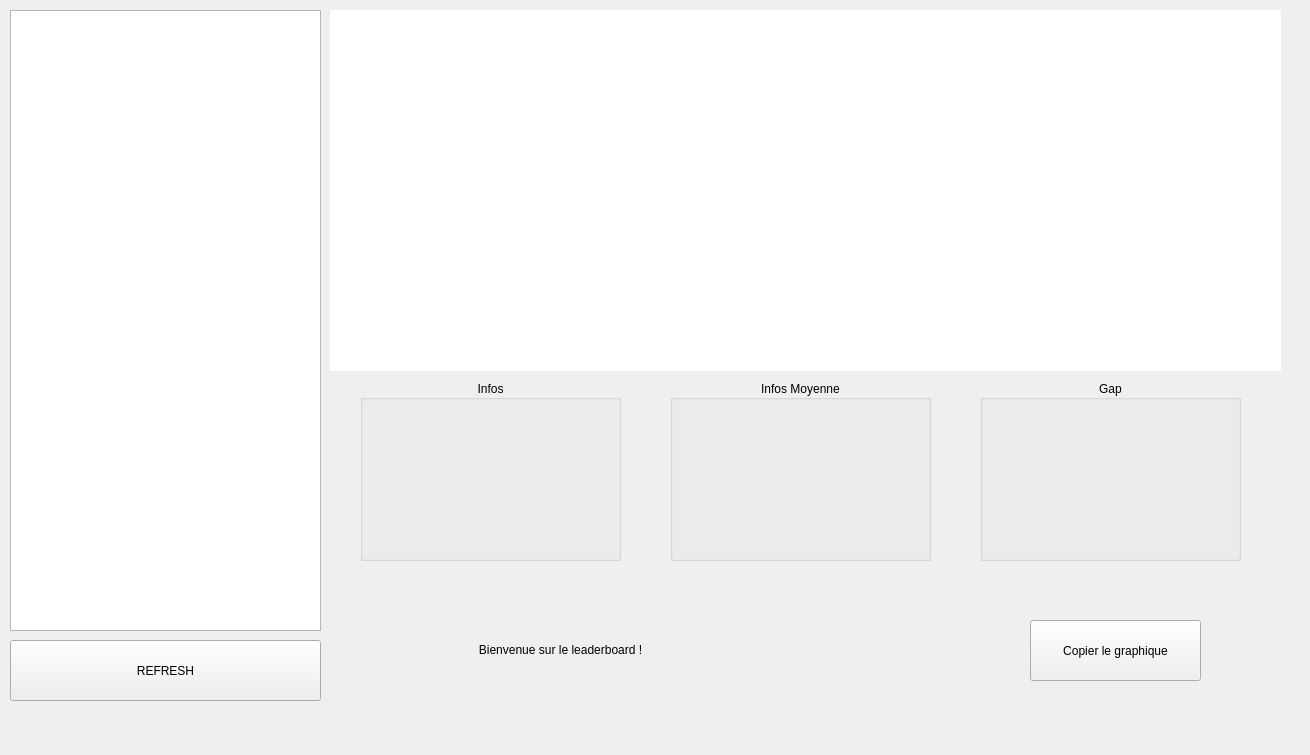
<?xml version="1.0" encoding="UTF-8"?>
<ui version="4.0">
 <class>ClassementPage</class>
 <widget class="QWidget" name="ClassementPage">
  <property name="geometry">
   <rect>
    <x>0</x>
    <y>0</y>
    <width>1310</width>
    <height>755</height>
   </rect>
  </property>
  <property name="windowTitle">
   <string>Classement</string>
  </property>
  <widget class="QGraphicsView" name="view_graph">
   <property name="geometry">
    <rect>
     <x>330</x>
     <y>10</y>
     <width>951</width>
     <height>361</height>
    </rect>
   </property>
   <property name="sizePolicy">
    <sizepolicy hsizetype="Expanding" vsizetype="Expanding">
     <horstretch>0</horstretch>
     <verstretch>0</verstretch>
    </sizepolicy>
   </property>
   <property name="autoFillBackground">
    <bool>false</bool>
   </property>
   <property name="styleSheet">
    <string notr="true">border: 0;</string>
   </property>
   <property name="frameShape">
    <enum>QFrame::NoFrame</enum>
   </property>
  </widget>
  <widget class="QGroupBox" name="group_infos">
   <property name="geometry">
    <rect>
     <x>360</x>
     <y>380</y>
     <width>261</width>
     <height>181</height>
    </rect>
   </property>
   <property name="title">
    <string>Infos</string>
   </property>
   <property name="alignment">
    <set>Qt::AlignCenter</set>
   </property>
   <layout class="QHBoxLayout" name="layout_infos">
    <property name="spacing">
     <number>10</number>
    </property>
    <property name="leftMargin">
     <number>8</number>
    </property>
    <property name="topMargin">
     <number>10</number>
    </property>
    <property name="rightMargin">
     <number>8</number>
    </property>
    <property name="bottomMargin">
     <number>8</number>
    </property>
    <item>
     <widget class="QLabel" name="label_data_left">
      <property name="sizePolicy">
       <sizepolicy hsizetype="Expanding" vsizetype="Expanding">
        <horstretch>1</horstretch>
        <verstretch>1</verstretch>
       </sizepolicy>
      </property>
      <property name="text">
       <string/>
      </property>
      <property name="alignment">
       <set>Qt::AlignLeading|Qt::AlignLeft|Qt::AlignTop</set>
      </property>
      <property name="wordWrap">
       <bool>false</bool>
      </property>
     </widget>
    </item>
    <item>
     <widget class="QLabel" name="label_data_right">
      <property name="sizePolicy">
       <sizepolicy hsizetype="Expanding" vsizetype="Expanding">
        <horstretch>1</horstretch>
        <verstretch>1</verstretch>
       </sizepolicy>
      </property>
      <property name="text">
       <string/>
      </property>
      <property name="alignment">
       <set>Qt::AlignRight|Qt::AlignTop|Qt::AlignTrailing</set>
      </property>
      <property name="wordWrap">
       <bool>false</bool>
      </property>
     </widget>
    </item>
   </layout>
  </widget>
  <widget class="QGroupBox" name="group_avg">
   <property name="geometry">
    <rect>
     <x>670</x>
     <y>380</y>
     <width>261</width>
     <height>181</height>
    </rect>
   </property>
   <property name="title">
    <string>Infos Moyenne</string>
   </property>
   <property name="alignment">
    <set>Qt::AlignCenter</set>
   </property>
   <layout class="QHBoxLayout" name="layout_avg">
    <property name="spacing">
     <number>10</number>
    </property>
    <property name="leftMargin">
     <number>8</number>
    </property>
    <property name="topMargin">
     <number>10</number>
    </property>
    <property name="rightMargin">
     <number>8</number>
    </property>
    <property name="bottomMargin">
     <number>8</number>
    </property>
    <item>
     <widget class="QLabel" name="label_avg_left">
      <property name="sizePolicy">
       <sizepolicy hsizetype="Expanding" vsizetype="Expanding">
        <horstretch>1</horstretch>
        <verstretch>1</verstretch>
       </sizepolicy>
      </property>
      <property name="text">
       <string/>
      </property>
      <property name="alignment">
       <set>Qt::AlignLeading|Qt::AlignLeft|Qt::AlignTop</set>
      </property>
      <property name="wordWrap">
       <bool>false</bool>
      </property>
     </widget>
    </item>
    <item>
     <widget class="QLabel" name="label_avg_right">
      <property name="sizePolicy">
       <sizepolicy hsizetype="Expanding" vsizetype="Expanding">
        <horstretch>1</horstretch>
        <verstretch>1</verstretch>
       </sizepolicy>
      </property>
      <property name="text">
       <string/>
      </property>
      <property name="alignment">
       <set>Qt::AlignRight|Qt::AlignTop|Qt::AlignTrailing</set>
      </property>
      <property name="wordWrap">
       <bool>false</bool>
      </property>
     </widget>
    </item>
   </layout>
  </widget>
  <widget class="QGroupBox" name="group_gap">
   <property name="geometry">
    <rect>
     <x>980</x>
     <y>380</y>
     <width>261</width>
     <height>181</height>
    </rect>
   </property>
   <property name="title">
    <string>Gap</string>
   </property>
   <property name="alignment">
    <set>Qt::AlignCenter</set>
   </property>
   <layout class="QHBoxLayout" name="layout_gap">
    <property name="spacing">
     <number>10</number>
    </property>
    <property name="leftMargin">
     <number>8</number>
    </property>
    <property name="topMargin">
     <number>10</number>
    </property>
    <property name="rightMargin">
     <number>8</number>
    </property>
    <property name="bottomMargin">
     <number>8</number>
    </property>
    <item>
     <widget class="QLabel" name="label_gap_left">
      <property name="sizePolicy">
       <sizepolicy hsizetype="Expanding" vsizetype="Expanding">
        <horstretch>1</horstretch>
        <verstretch>1</verstretch>
       </sizepolicy>
      </property>
      <property name="text">
       <string/>
      </property>
      <property name="alignment">
       <set>Qt::AlignLeading|Qt::AlignLeft|Qt::AlignTop</set>
      </property>
      <property name="wordWrap">
       <bool>false</bool>
      </property>
     </widget>
    </item>
    <item>
     <widget class="QLabel" name="label_gap_right">
      <property name="sizePolicy">
       <sizepolicy hsizetype="Expanding" vsizetype="Expanding">
        <horstretch>1</horstretch>
        <verstretch>1</verstretch>
       </sizepolicy>
      </property>
      <property name="text">
       <string/>
      </property>
      <property name="alignment">
       <set>Qt::AlignRight|Qt::AlignTop|Qt::AlignTrailing</set>
      </property>
      <property name="wordWrap">
       <bool>false</bool>
      </property>
     </widget>
    </item>
   </layout>
  </widget>
  <widget class="QListWidget" name="list_players">
   <property name="geometry">
    <rect>
     <x>10</x>
     <y>10</y>
     <width>311</width>
     <height>621</height>
    </rect>
   </property>
   <property name="alternatingRowColors">
    <bool>false</bool>
   </property>
   <property name="uniformItemSizes">
    <bool>false</bool>
   </property>
  </widget>
  <widget class="QPushButton" name="button_refresh">
   <property name="geometry">
    <rect>
     <x>10</x>
     <y>640</y>
     <width>311</width>
     <height>61</height>
    </rect>
   </property>
   <property name="text">
    <string>REFRESH</string>
   </property>
  </widget>
  <widget class="QLabel" name="labelDynamic">
   <property name="geometry">
    <rect>
     <x>410</x>
     <y>640</y>
     <width>301</width>
     <height>20</height>
    </rect>
   </property>
   <property name="text">
    <string>Bienvenue sur le leaderboard !</string>
   </property>
   <property name="alignment">
    <set>Qt::AlignCenter</set>
   </property>
  </widget>
  <widget class="QLabel" name="confirm_copy">
   <property name="geometry">
    <rect>
     <x>800</x>
     <y>640</y>
     <width>151</width>
     <height>31</height>
    </rect>
   </property>
   <property name="text">
    <string/>
   </property>
   <property name="alignment">
    <set>Qt::AlignCenter</set>
   </property>
  </widget>
  <widget class="QPushButton" name="copy_graph">
   <property name="geometry">
    <rect>
     <x>1030</x>
     <y>620</y>
     <width>171</width>
     <height>61</height>
    </rect>
   </property>
   <property name="text">
    <string>Copier le graphique</string>
   </property>
  </widget>
 </widget>
 <resources/>
 <connections/>
</ui>
